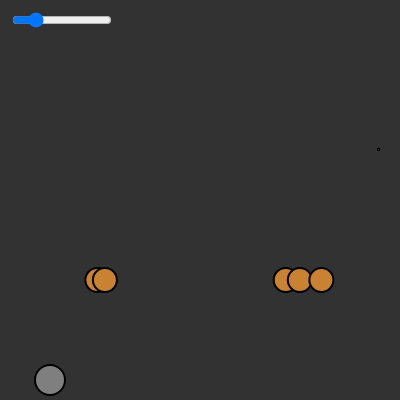
Frame 1 (no input)
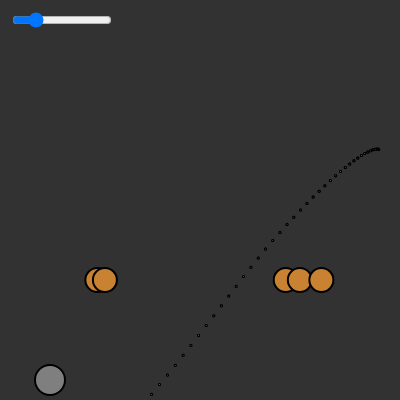
Frame 60 (no input)
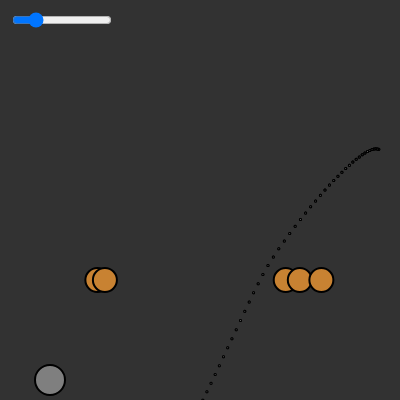
Frame 120 (the mouse pressed at the canvas centre since frame 60)

The p5.js sketch that drew these frames (run headless with seeded random() and noise() and a simulated clock; from frame 60 on, the mouse is pressed at the canvas centre):

// p5.js sketch
// ── sketch.js
// One ParticleSystem
let emitter;
// One repeller
let repeller;
let attractors = [];

let slider;

function setup() {
  createCanvas(400, 400);

 
  emitter = new Emitter(width / 2, height / 2);
  repeller = new Repeller(width / 2, 380);
  for (let i = 0; i < 5; i++) {
    // 다섯 개의 어트랙터를 생성 -> 배열에 추가
    attractors.push(new Attractor(random(width), random(height)));
  }
  slider = createSlider(0, 255);
  slider.position(10, 10);
  slider.size(100);
}

function draw() {
 
  let g = slider.value();
  background(g);

  repeller.setPower(mouseX);

  repeller.position.x = slider.value();

  emitter.addParticle();
  emitter.addParticle();
  emitter.addParticle();

  let gravity = createVector(0, 0.1);
  emitter.applyForce(gravity);

  emitter.applyRepeller(repeller);
  for (let attractor of attractors) {
    emitter.applyAttractor(attractor);
    attractor.show();
  }
  emitter.run();

  repeller.show();
  
}

// ── attractor.js
class Attractor {
  constructor(x, y) {
    this.position = createVector(x, constrain(y, 280, 400));
    //{!1} How strong is the repeller?
    this.power = 150;
  }
  
  move(value) {
    this.position.y -= value;
  }
  
  setPower(value) {
    this.power = map(value, 0, width, -300, 300);
  }

  show() {
    stroke(0);
    strokeWeight(2);
    fill(200, 130, 50);
    circle(this.position.x, this.position.y, 24);
  }

  pull(particle) {
    //{!6 .code-wide} This is the same repel algorithm we used in Chapter 2: forces based on gravitational attraction.
    let force = p5.Vector.sub(this.position, particle.position);
    let distance = force.mag();
    distance = constrain(distance, 5, 50);
    let strength = this.power / (distance * distance);
    force.setMag(strength);
    return force;
  }
}

// ── emitter.js
//{!1} The Emitter manages all the particles.
class Emitter {

  constructor(x, y) {
    this.origin = createVector(x, y);
    this.particles = [];
  }

  addParticle() {
    this.particles.push(new Particle(this.origin.x, this.origin.y));
  }

  applyForce(force) {
    //{!3} Applying a force as a p5.Vector
    for (let particle of this.particles) {
      particle.applyForce(force);
    }
  }

  applyRepeller(repeller) {
    //{!4} Calculating a force for each Particle based on a Repeller
    for (let particle of this.particles) {
      let force = repeller.repel(particle);
      particle.applyForce(force);
    }
  }
  
  applyAttractor(attractor) {
    //{!4} Calculating a force for each Particle based on a Repeller
    for (let particle of this.particles) {
      let force = attractor.pull(particle);
      particle.applyForce(force);
    }
  }

  run() {
    for (let i = this.particles.length - 1; i >= 0; i--) {
      const particle = this.particles[i];
      particle.run();
      if (particle.isDead()) {
        this.particles.splice(i, 1);
      }
    }
  }
}

// ── particle.js
// The Nature of Code
// Daniel Shiffman
// http://natureofcode.com

// Simple Particle System

// A simple Particle class



class Particle {
  constructor(x, y) {
    this.position = createVector(380, 150);
    this.velocity = createVector(random(-1, -1), random(-1, -1));
    this.acceleration = createVector(0, 0);
    this.lifespan = 255.0;
  }

  run() {
    this.update();
    this.show();
  }

  applyForce(f) {
    this.acceleration.add(f);
  }

  // Method to update position
  update() {
    this.velocity.add(this.acceleration);
    this.position.add(this.velocity);
    this.lifespan -= 2;
    this.acceleration.mult(0);
  }

  // Method to display
  show() {
    stroke(0, this.lifespan);
    strokeWeight(2);
    fill(127, this.lifespan);
    circle(this.position.x, this.position.y, 1);
  }

  // Is the particle still useful?
  isDead() {
    return this.lifespan < 0.0;
  }
}


// ── repeller.js
class Repeller {
  constructor(x, y) {
    this.position = createVector(x, y);
    //{!1} How strong is the repeller?
    this.power = 150;
  }
  
  move(value) {
    this.position.y -= value;
  }
  
  setPower(value) {
    this.power = map(value, 0, width, -300, 300);
  }

  show() {
    stroke(0);
    strokeWeight(2);
    fill(127);
    circle(this.position.x, this.position.y, 30);
  }

  repel(particle) {
    //{!6 .code-wide} This is the same repel algorithm we used in Chapter 2: forces based on gravitational attraction.
    let force = p5.Vector.sub(this.position, particle.position);
    let distance = force.mag();
    distance = constrain(distance, 5, 50);
    let strength = (-1 * this.power) / (distance * distance);
    force.setMag(strength);
    return force;
  }
}
